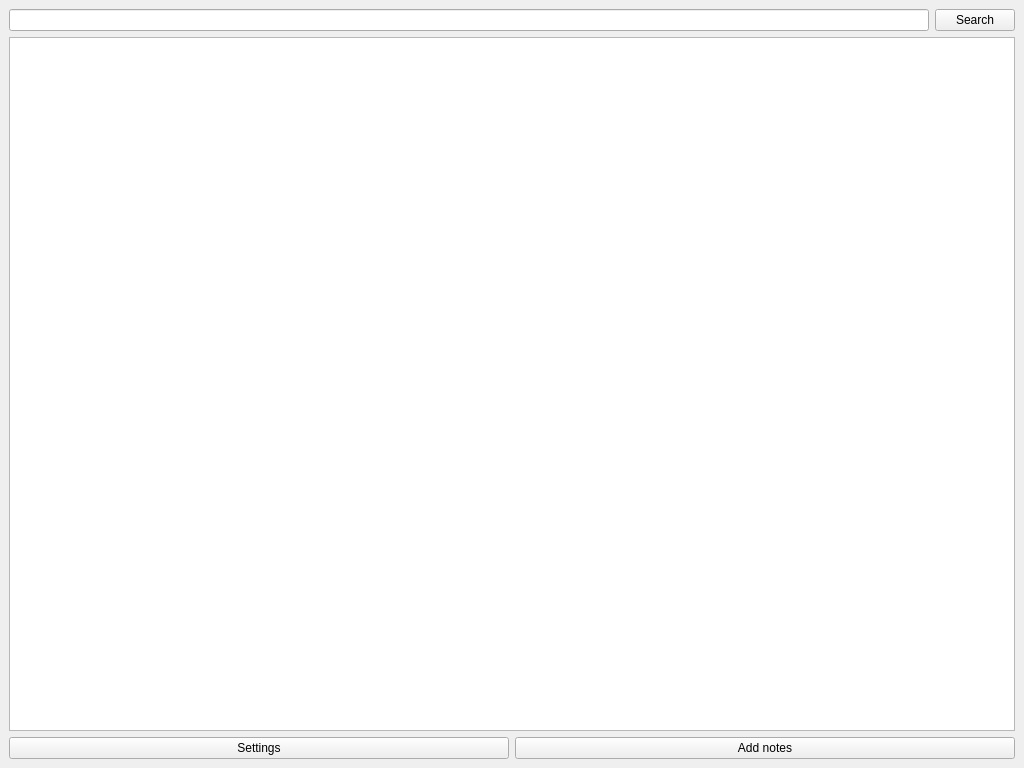
<?xml version="1.0" encoding="UTF-8"?>
<ui version="4.0">
 <class>MainWindow</class>
 <widget class="QMainWindow" name="MainWindow">
  <property name="geometry">
   <rect>
    <x>0</x>
    <y>0</y>
    <width>1024</width>
    <height>768</height>
   </rect>
  </property>
  <property name="windowTitle">
   <string>JapaNote: select a word</string>
  </property>
  <property name="unifiedTitleAndToolBarOnMac">
   <bool>false</bool>
  </property>
  <widget class="QWidget" name="centralwidget">
   <layout class="QVBoxLayout" name="verticalLayout">
    <item>
     <layout class="QHBoxLayout" name="horizontalLayout_2">
      <item>
       <widget class="QLineEdit" name="pattern"/>
      </item>
      <item>
       <widget class="QPushButton" name="searchButton">
        <property name="text">
         <string>Search</string>
        </property>
       </widget>
      </item>
     </layout>
    </item>
    <item>
     <widget class="QTableView" name="resultTable">
      <property name="selectionBehavior">
       <enum>QAbstractItemView::SelectRows</enum>
      </property>
      <property name="sortingEnabled">
       <bool>true</bool>
      </property>
      <attribute name="horizontalHeaderDefaultSectionSize">
       <number>175</number>
      </attribute>
      <attribute name="horizontalHeaderStretchLastSection">
       <bool>true</bool>
      </attribute>
      <attribute name="verticalHeaderVisible">
       <bool>false</bool>
      </attribute>
     </widget>
    </item>
    <item>
     <layout class="QHBoxLayout" name="horizontalLayout">
      <item>
       <widget class="QPushButton" name="settingsButton">
        <property name="text">
         <string>Settings</string>
        </property>
       </widget>
      </item>
      <item>
       <widget class="QPushButton" name="addButton">
        <property name="text">
         <string>Add notes</string>
        </property>
       </widget>
      </item>
     </layout>
    </item>
   </layout>
  </widget>
 </widget>
 <resources/>
 <connections/>
</ui>
